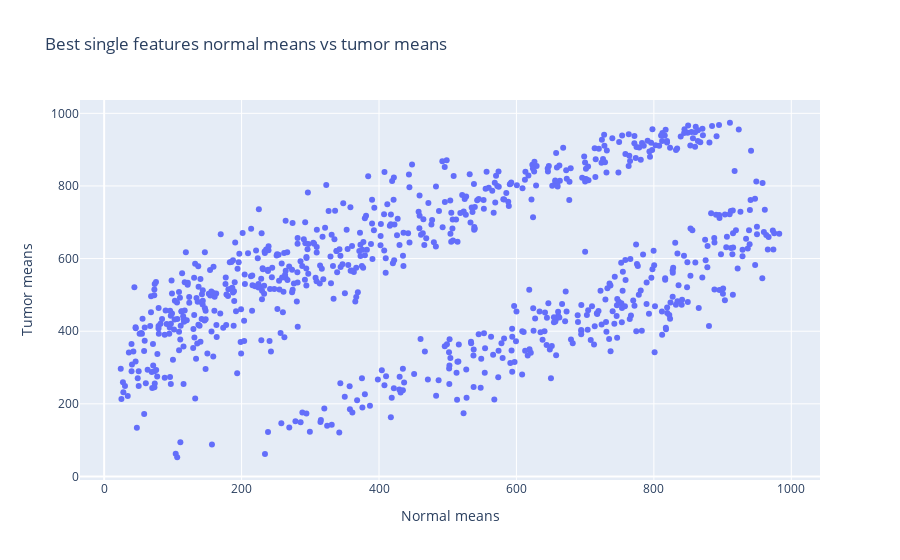

The code cell stored with this chart in its notebook:
### Markdown cell above
# plot of normal and tumor means

### Code cell
import plotly.express as px
px.scatter(spliters_df,
           x='normal_means',
           y='tumor_means',
          title="Best single features normal means vs tumor means",
           labels={"normal_means":"Normal means","tumor_means":"Tumor means"}
          )

### Figure 1 — Plotly figure (JSON) as saved in the notebook; plotly's stock layout.template omitted (floating-point values rounded to 4 significant figures; data arrays with more than 128 entries replaced by an {"elided": "..."} marker saying what was removed)
{"data": [{"hovertemplate": "Normal means=%{x}<br>Tumor means=%{y}<extra></extra>", "legendgroup": "", "marker": {"color": "#636efa", "symbol": "circle"}, "mode": "markers", "name": "", "orientation": "v", "showlegend": false, "type": "scatter", "x": {"elided": "803 float values"}, "xaxis": "x", "y": {"elided": "803 float values"}, "yaxis": "y"}], "layout": {"legend": {"tracegroupgap": 0}, "title": {"text": "Best single features normal means vs tumor means"}, "xaxis": {"anchor": "y", "domain": [0, 1], "title": {"text": "Normal means"}}, "yaxis": {"anchor": "x", "domain": [0, 1], "title": {"text": "Tumor means"}}}}
